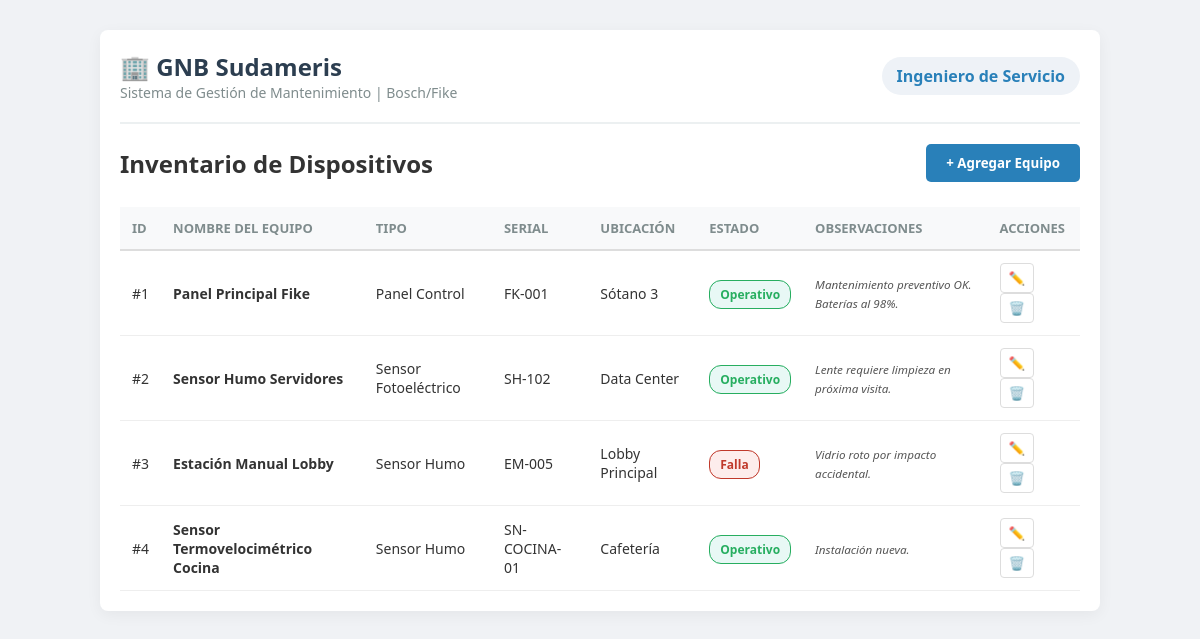
Before: / with the older database file.
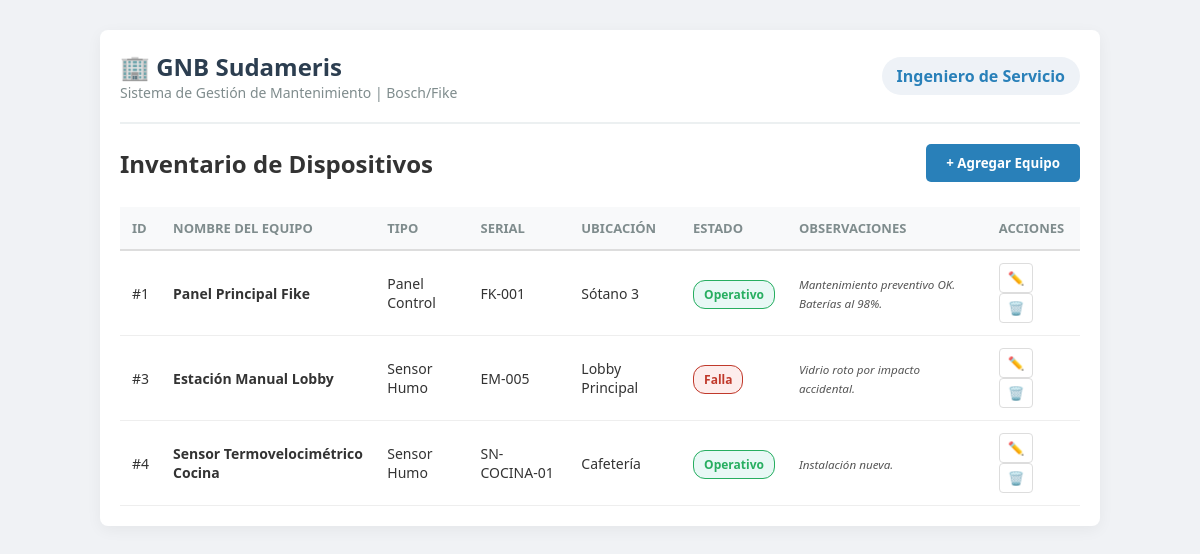
After: the same page with the newer database file.
### app.py (models this page shows, shortened)
class Equipo(db.Model):
    id = db.Column(db.Integer, primary_key=True)
    nombre = db.Column(db.String(100), nullable=False)
    tipo = db.Column(db.String(50), nullable=False)
    serial = db.Column(db.String(50), unique=True)
    ubicacion = db.Column(db.String(100), nullable=False)
    estado = db.Column(db.String(20), default='Operativo')
    observaciones = db.Column(db.String(200)) # Campo Nuevo

### app.py (the view)
@app.route('/')
def dashboard():
    todos_los_equipos = Equipo.query.all()
    return render_template('index.html', equipos=todos_los_equipos)

### templates/index.html (shortened to what this page needs)
<!DOCTYPE html>
<html lang="es">
<head>
    <link rel="stylesheet" href="{{ url_for('static', filename='style.css') }}">
</head>
<body>
    <div class="main-container">
        <header class="dashboard-header">
            <div class="logo-area">
                <h1>🏢 GNB Sudameris</h1>
                <p>Sistema de Gestión de Mantenimiento | Bosch/Fike</p>
            </div>
            <div class="user-info">
                <span>Ingeniero de Servicio</span>
            </div>
        </header>
        <div class="actions-bar">
            <h2>Inventario de Dispositivos</h2>
            <button class="btn-primary" onclick="abrirModal()">+ Agregar Equipo</button>
        </div>
        <div class="table-wrapper">
            <table>
                <thead>
                    <tr>
                        <th>ID</th>
                        <th>Nombre del Equipo</th>
                        <th>Tipo</th>
                        <th>Serial</th>
                        <th>Ubicación</th>
                        <th>Estado</th>
                        <th>Observaciones</th> <th>Acciones</th>
                    </tr>
                </thead>
                <tbody>
                    {% for equipo in equipos %}
                    <tr>
                        <td>#{{ equipo.id }}</td>
                        <td><strong>{{ equipo.nombre }}</strong></td>
                        <td>{{ equipo.tipo }}</td>
                        <td><code>{{ equipo.serial }}</code></td>
                        <td>{{ equipo.ubicacion }}</td>
                        <td>
                            <span class="status-badge {{ 'status-ok' if equipo.estado == 'Operativo' else 'status-fail' }}">
                                {{ equipo.estado }}
                            </span>
                        </td>
                        <td>
    <small style="color: #555; font-style: italic;">
        {{ equipo.observaciones if equipo.observaciones else '---' }}
    </small>
</td>
                        <td>
                            <button class="btn-small"
                            onclick="editarEquipo({{ equipo.id }}, '{{ equipo.nombre }}', '{{ equipo.tipo }}', '{{ equipo.serial }}', '{{ equipo.ubicacion }}', '{{ equipo.observaciones }}')">
                            ✏️</button>
                            <button class="btn-small btn-danger" onclick="eliminarEquipo({{ equipo.id }})">🗑️</button>
                        </td>
                    </tr>
                    {% else %}
                    <tr>
                        <td colspan="7" style="text-align: center;">No hay equipos registrados.</td>
                    </tr>
                    {% endfor %}
                </tbody>
            </table>
        </div>
    </div>
</body>
</html>

### static/style.css (style rules this page uses)
* { box-sizing: border-box; margin: 0; padding: 0; font-family: 'Segoe UI', Tahoma, Geneva, Verdana, sans-serif; }
body { background-color: #f0f2f5; color: #333; }
.main-container { max-width: 1000px; margin: 30px auto; background: white; border-radius: 8px; box-shadow: 0 4px 15px rgba(0,0,0,0.05); padding: 20px; }
.dashboard-header { display: flex; justify-content: space-between; align-items: center; padding-bottom: 20px; border-bottom: 2px solid #ecf0f1; margin-bottom: 20px; }
.logo-area h1 { color: #2c3e50; font-size: 24px; }
.logo-area p { color: #7f8c8d; font-size: 14px; }
.user-info { background: #eef2f7; padding: 8px 15px; border-radius: 20px; font-weight: bold; color: #2980b9; }
.actions-bar { display: flex; justify-content: space-between; align-items: center; margin-bottom: 15px; }
.btn-primary { background-color: #2980b9; color: white; border: none; padding: 10px 20px; border-radius: 5px; cursor: pointer; font-weight: bold; }
.table-wrapper { overflow-x: auto; }
table { width: 100%; border-collapse: collapse; margin-top: 10px; }
thead { background-color: #f8f9fa; }
th { text-align: left; padding: 12px; font-size: 13px; color: #7f8c8d; text-transform: uppercase; border-bottom: 2px solid #ddd; }
td { padding: 12px; border-bottom: 1px solid #eee; font-size: 14px; }
.status-badge { padding: 5px 10px; border-radius: 12px; font-size: 12px; font-weight: bold; }
.status-ok { background-color: #e8f8f5; color: #27ae60; border: 1px solid #27ae60; }
.status-fail { background-color: #fdedec; color: #c0392b; border: 1px solid #c0392b; }
.btn-small { padding: 5px 8px; border: 1px solid #ddd; background: white; border-radius: 4px; cursor: pointer; }

Changed rows visible on the page:
removed Equipo: id "2", nombre "Sensor Humo Servidores", tipo "Sensor Fotoeléctrico", serial "SH-102", ubicacion "Data Center", estado "Operativo", observaciones "Lente requiere limpieza en próxima visita."
